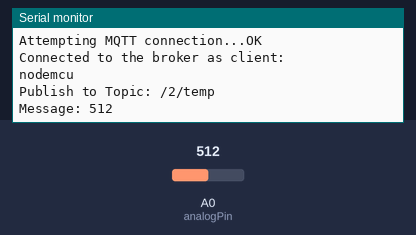
This program was run on a simulated ESP8266 (NodeMCU). Parts: the last lines printed to the serial monitor. The test bench sets the inputs (shaded band); at power-on: A0 (analogPin) = 512. No MQTT or app messages arrive unless stated.

Above: at 6.3 s.
6.4 s: A0 (analogPin) set to 716
At 8.4 s:
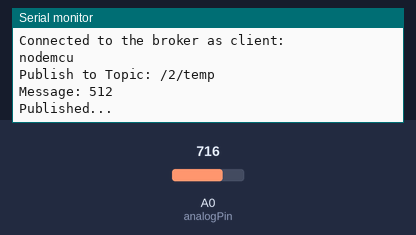
12.3 s: A0 (analogPin) set to 900
At 15.36 s:
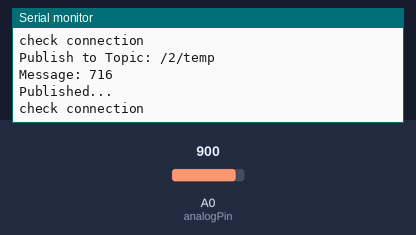
Timing chart, 0 to 16.9 s (numbered marks = the images above; inputs shaded):
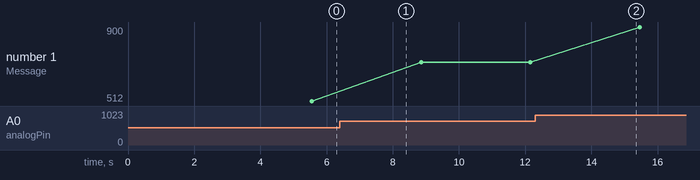

Measured:
- plotted number 1: 512 → 716 after the input at 6.4 s, 716 → 900 after the input at 12.3 s

The program:

main.cpp
```cpp
#include <PubSubClient.h>
#include <NetworkManager.h>
#include <MqttManager.h>

ESP8266NetworkManager networkManager;

char DEVICE_ID[] = MQTT_DEVICE_ID;

MqttManager mqttManager(MQTT_DEVICE_ID,MQTT_HOST,networkManager.getClient());

char MQTT_PATH[] = "/2/temp";

void setup() {
	#if DEBUG
		Serial.begin(9600);
		Serial.println("start NodeMcu Sensor");
	#endif

	networkManager.begin();
	delay(2500);
	mqttManager.begin();
	delay(1000);
	#if DEBUG
		Serial.println("end NodeMcu Sensor");
	#endif
}

int analogPin = A0;     // pin A0 is the ADC
int val = 0;           // variable to store the value read

void loop() {

	mqttManager.checkOrReconnect();
	delay(100);
	mqttManager.loop();

	val = analogRead(analogPin);    // read the input pin
	char value[10];
	sprintf(value,"%d",val);
	mqttManager.publish(MQTT_PATH, value);

	delay(1000);
}
```
